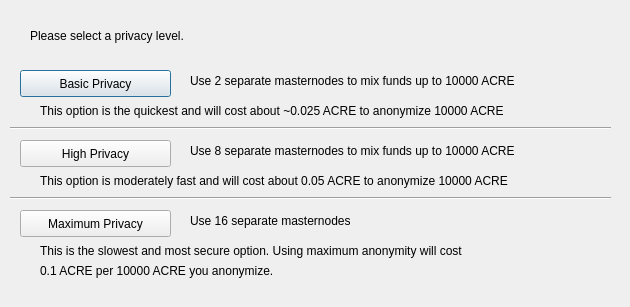
<?xml version="1.0" encoding="UTF-8"?>
<ui version="4.0">
 <class>ObfuscationConfig</class>
 <widget class="QDialog" name="ObfuscationConfig">
  <property name="geometry">
   <rect>
    <x>0</x>
    <y>0</y>
    <width>630</width>
    <height>307</height>
   </rect>
  </property>
  <property name="windowTitle">
   <string>Configure Obfuscation</string>
  </property>
  <widget class="QPushButton" name="buttonBasic">
   <property name="geometry">
    <rect>
     <x>20</x>
     <y>70</y>
     <width>151</width>
     <height>27</height>
    </rect>
   </property>
   <property name="text">
    <string>Basic Privacy</string>
   </property>
  </widget>
  <widget class="QPushButton" name="buttonHigh">
   <property name="geometry">
    <rect>
     <x>20</x>
     <y>140</y>
     <width>151</width>
     <height>27</height>
    </rect>
   </property>
   <property name="text">
    <string>High Privacy</string>
   </property>
  </widget>
  <widget class="QPushButton" name="buttonMax">
   <property name="geometry">
    <rect>
     <x>20</x>
     <y>210</y>
     <width>151</width>
     <height>27</height>
    </rect>
   </property>
   <property name="text">
    <string>Maximum Privacy</string>
   </property>
  </widget>
  <widget class="QLabel" name="label">
   <property name="geometry">
    <rect>
     <x>30</x>
     <y>20</y>
     <width>571</width>
     <height>31</height>
    </rect>
   </property>
   <property name="text">
    <string>Please select a privacy level.</string>
   </property>
  </widget>
  <widget class="QLabel" name="label_2">
   <property name="geometry">
    <rect>
     <x>190</x>
     <y>70</y>
     <width>421</width>
     <height>21</height>
    </rect>
   </property>
   <property name="text">
    <string>Use 2 separate masternodes to mix funds up to 10000 ACRE</string>
   </property>
  </widget>
  <widget class="QLabel" name="label_3">
   <property name="geometry">
    <rect>
     <x>190</x>
     <y>140</y>
     <width>411</width>
     <height>21</height>
    </rect>
   </property>
   <property name="text">
    <string>Use 8 separate masternodes to mix funds up to 10000 ACRE</string>
   </property>
  </widget>
  <widget class="QLabel" name="label_4">
   <property name="geometry">
    <rect>
     <x>190</x>
     <y>210</y>
     <width>421</width>
     <height>21</height>
    </rect>
   </property>
   <property name="text">
    <string>Use 16 separate masternodes</string>
   </property>
  </widget>
  <widget class="QLabel" name="label_6">
   <property name="geometry">
    <rect>
     <x>40</x>
     <y>100</y>
     <width>561</width>
     <height>21</height>
    </rect>
   </property>
   <property name="text">
    <string>This option is the quickest and will cost about ~0.025 ACRE to anonymize 10000 ACRE</string>
   </property>
  </widget>
  <widget class="QLabel" name="label_7">
   <property name="geometry">
    <rect>
     <x>40</x>
     <y>170</y>
     <width>561</width>
     <height>21</height>
    </rect>
   </property>
   <property name="text">
    <string>This option is moderately fast and will cost about 0.05 ACRE to anonymize 10000 ACRE</string>
   </property>
  </widget>
  <widget class="QLabel" name="label_8">
   <property name="geometry">
    <rect>
     <x>40</x>
     <y>240</y>
     <width>561</width>
     <height>21</height>
    </rect>
   </property>
   <property name="text">
    <string>This is the slowest and most secure option. Using maximum anonymity will cost</string>
   </property>
  </widget>
  <widget class="QLabel" name="label_9">
   <property name="geometry">
    <rect>
     <x>40</x>
     <y>260</y>
     <width>561</width>
     <height>21</height>
    </rect>
   </property>
   <property name="text">
    <string>0.1 ACRE per 10000 ACRE you anonymize.</string>
   </property>
  </widget>
  <widget class="Line" name="line">
   <property name="geometry">
    <rect>
     <x>10</x>
     <y>120</y>
     <width>601</width>
     <height>16</height>
    </rect>
   </property>
   <property name="orientation">
    <enum>Qt::Horizontal</enum>
   </property>
  </widget>
  <widget class="Line" name="line_2">
   <property name="geometry">
    <rect>
     <x>10</x>
     <y>190</y>
     <width>601</width>
     <height>16</height>
    </rect>
   </property>
   <property name="orientation">
    <enum>Qt::Horizontal</enum>
   </property>
  </widget>
 </widget>
 <resources/>
 <connections/>
</ui>
